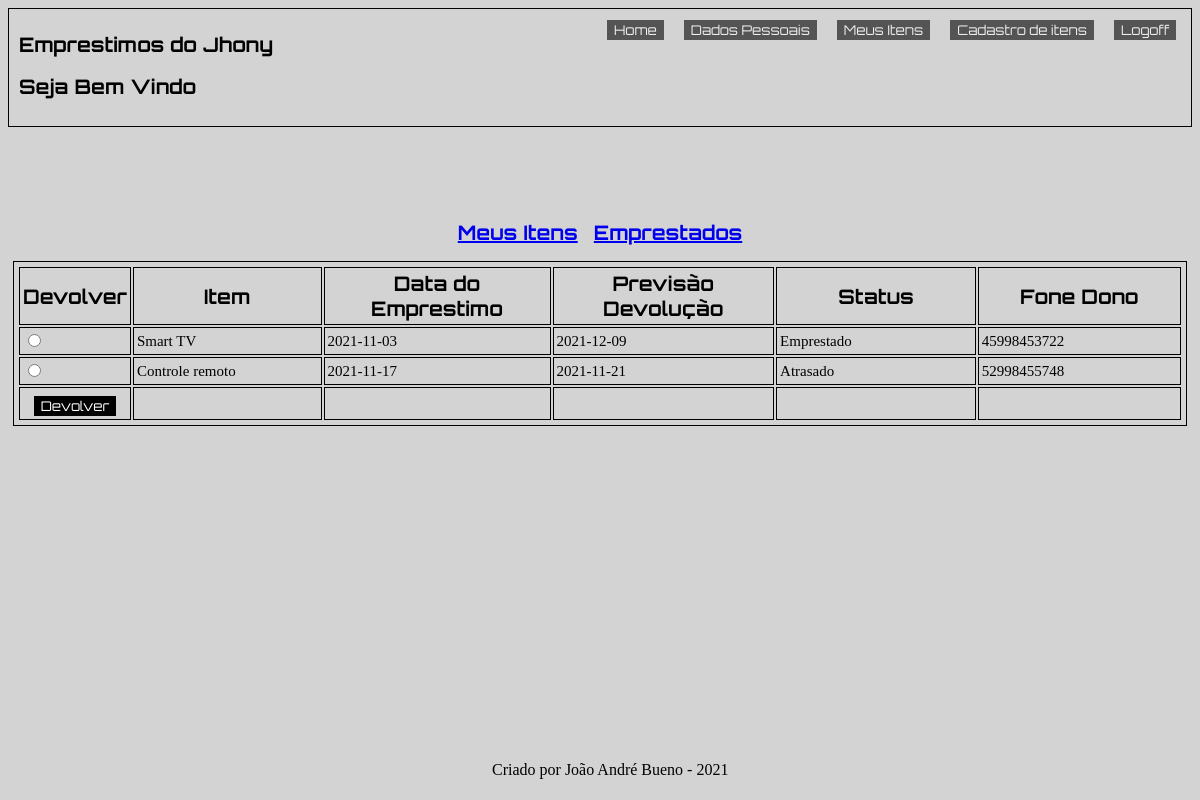
Page /emprestados.php (signed in) on the committed database.
### tables this page shows
CREATE TABLE `item` (
  `id_item` int(11) NOT NULL,
  `nomeitem` varchar(50) DEFAULT NULL,
  `dataemprestimo` date DEFAULT NULL,
  `contatodestinatario` varchar(11) DEFAULT NULL,
  `datadevolucao` date DEFAULT NULL,
  `estatus` varchar(255) DEFAULT NULL,
  `id_usuario` int(11) DEFAULT NULL,
  `usuariolocatario` varchar(50) DEFAULT NULL
);

### services/emprestados.php (called while the page is built, shortened)
<?php
include('conexao.php');
$query = sprintf("SELECT id_item,nomeitem, dataemprestimo, datadevolucao,estatus,contatodestinatario FROM `item` WHERE `usuariolocatario` = '{$_SESSION['usuario']}';");
$dados = mysqli_query($connect, $query);
?>

### emprestados.php (the view, shortened to what this page needs)
<!DOCTYPE html>
<html lang="en">
<head>
</head>
<link rel="stylesheet" href="style/index.css">
<link rel="stylesheet" href="style\index.css">
<body>
<?php include 'services/emprestados.php';?>
<header>
    <hgroup>
        <h1>Emprestimos do Jhony</h1>
        <h2>Seja Bem Vindo</h2>
    </hgroup>
    <aside>
        <nav>
            <ul id="Menu">
                <li><a href="index.php"><input type="button" value="Home"></a></li>
                <li><a href="dadospessoais.php"><input type="button" value="Dados Pessoais"></a></li>
                <li><a href="meusitens.php"><input type="button" value="Meus Itens"></a></li>
                <li><a href="cadastroitens.php"><input type="button" value="Cadastro de itens"></a></li>
                <li><a href="login.php"><input type="button" value="Logoff"><?php session_abort(); ?></a></li>
            </ul>
        </nav>
    </aside>
</header>
<main>
    <article>
        <table>
            <form action="services/emprestados.php" method="POST">
                <caption id="leg"><h2><a href="meusitens.php">Meus Itens</a> <a href="emprestados.php">Emprestados</a></h2></caption>
                <thead><tr><th style="width: 1%">Devolver</th><th>Item</th><th>Data do Emprestimo</th><th>Previsão Devolução</th><th>Status</th><th>Fone Dono</th></tr></thead>
                <tbody>
                <?php while ($linhas = mysqli_fetch_assoc($dados)){
                    echo '<tr>';
                    echo '<td>';
                    echo '<input name="item" type="radio" value="'.$linhas["id_item"].'">';
                    echo '</td>';
                    foreach ($linhas as $key => $linha) {
                        if ($key != 'id_item') {
                            echo '<td>';
                            echo $linha;
                            echo '</td>';
                        }}
                    echo '</tr>';
                } ?>
                </tbody>
                <tfoot><tr><th><input type="submit" value="Devolver" ></th><th></th><th></th><th></th><th></th><th></th></tr></tfoot>
            </form>
        </table>
    </article>
</main>
<footer>
    <p>Criado por João André Bueno - 2021</p>
</footer>
</body>
</html>

### style/index.css (style rules this page uses)
#opcoes,a { padding: 5px; }
li { list-style: none; }
body { background-color: lightgray; }
h1 { font-family: 'Orbitron', sans-serif; font-size: 20px; color:black; }
h2 { font-family: 'Orbitron', sans-serif; font-size: 15px; color:black; }
#Menu,input:hover { opacity: 60%; }
#Menu { position: absolute; display: flex; float: top; width: 468px; height: 26px; margin: 0; padding: 5px; top: 10px; right: 130px; }
table { position: absolute; top: 200px; left: 10px; right: 10px; }
table,td,th { margin: 3px; padding: 3px; }
td,th { width: 300px; height: 15px; table-layout: fixed; font-size: 15px; }
footer { position: absolute; bottom: 5px; left: 41%; right: 35%; }
li { list-style: none; margin: 5px; }
input { font-family: 'Orbitron', sans-serif; background: black; border: 1px solid black; color: white; }
h2,th,h1 { font-family: 'Orbitron', sans-serif; font-size: 20px; }
tbody,thead,tr,td,th,table { border: 1px black solid; }
hgroup { border: 1px solid black; padding: 10px; }

### rows in the picture
item: nomeitem "Smart TV", dataemprestimo "2021-11-03", datadevolucao "2021-12-09", estatus "Emprestado", contatodestinatario "45998453722"
item: nomeitem "Controle remoto", dataemprestimo "2021-11-17", datadevolucao "2021-11-21", estatus "Atrasado", contatodestinatario "52998455748"
